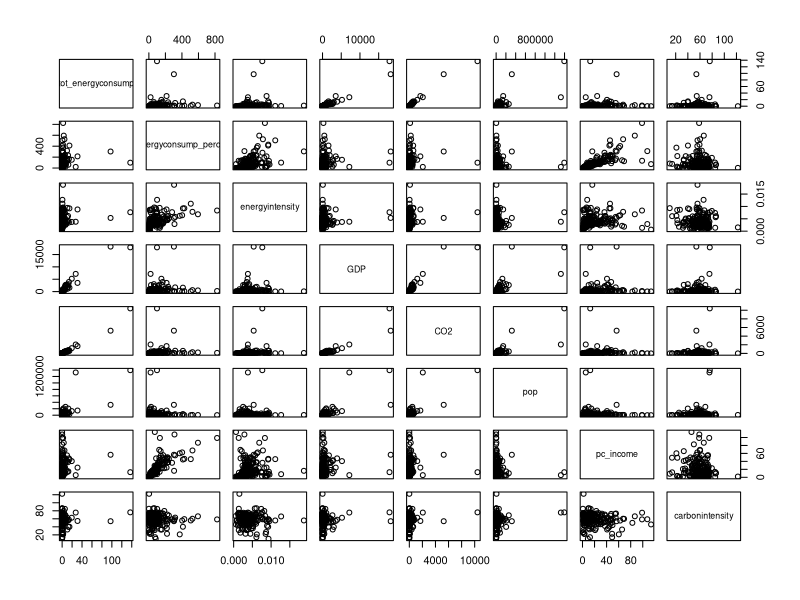
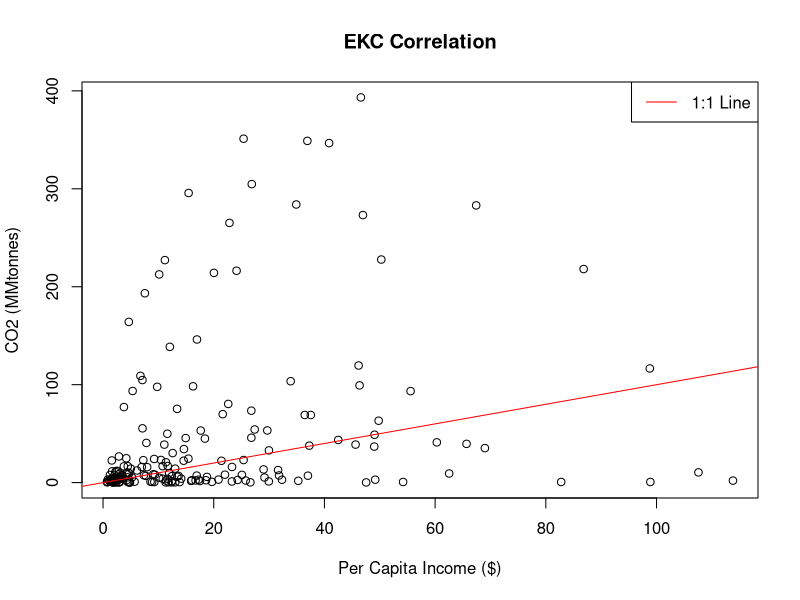
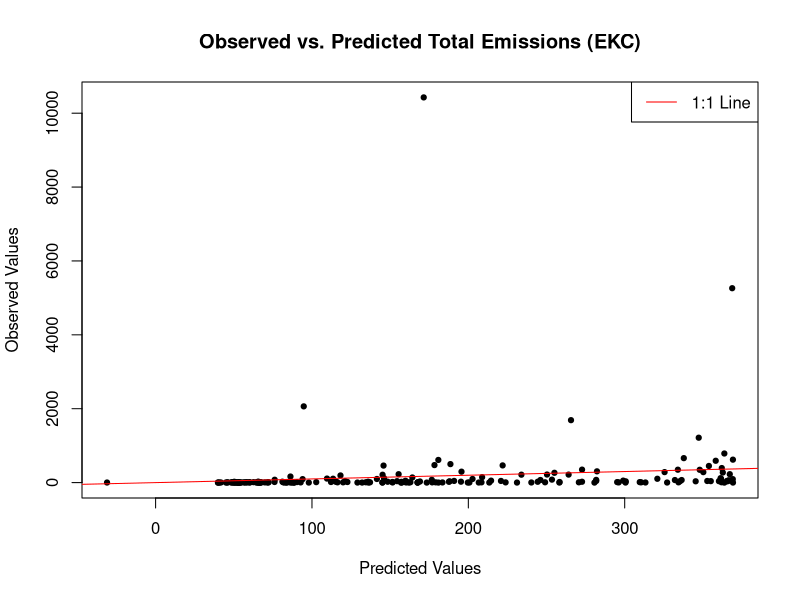
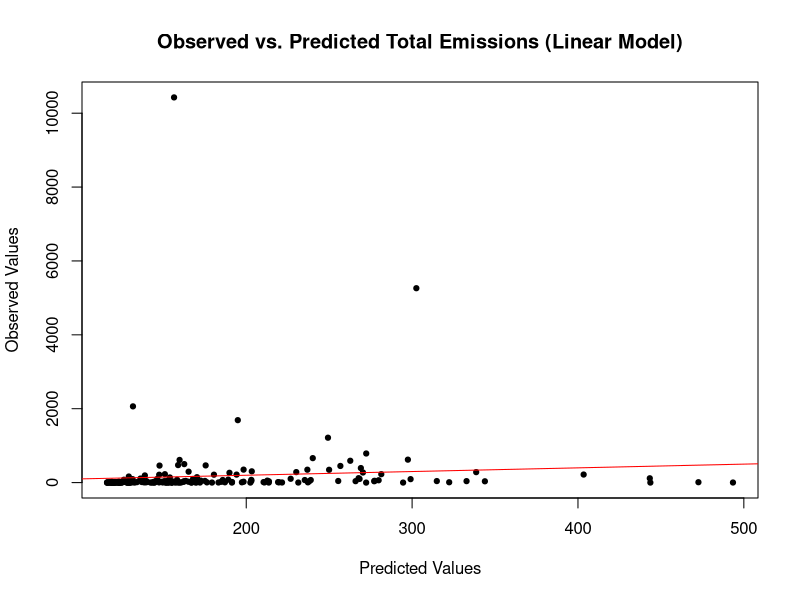
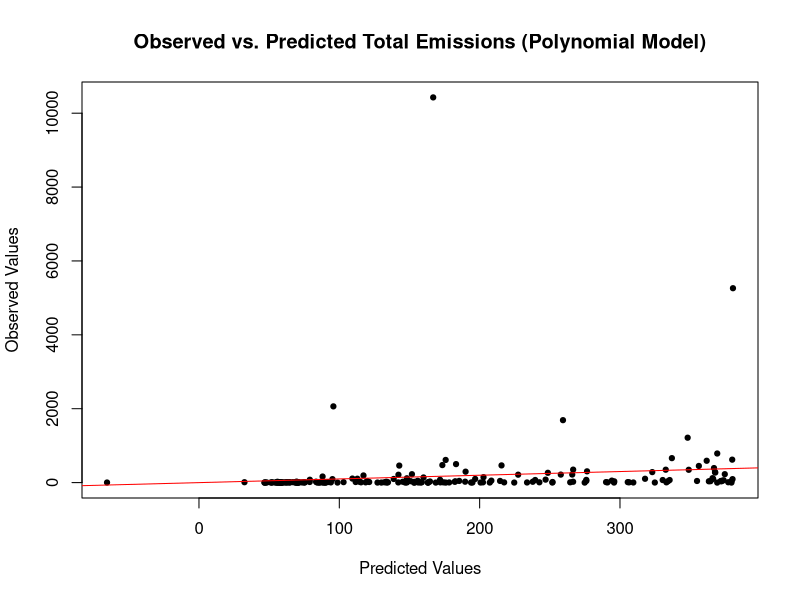
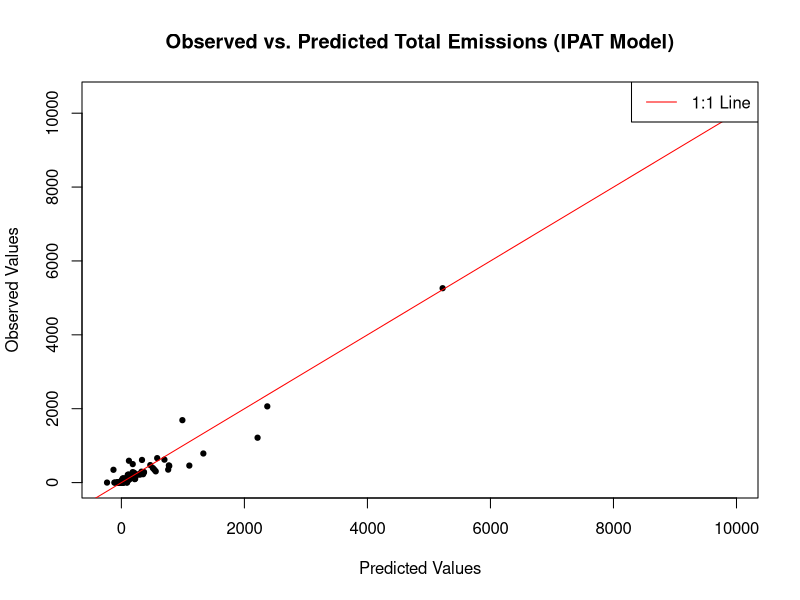
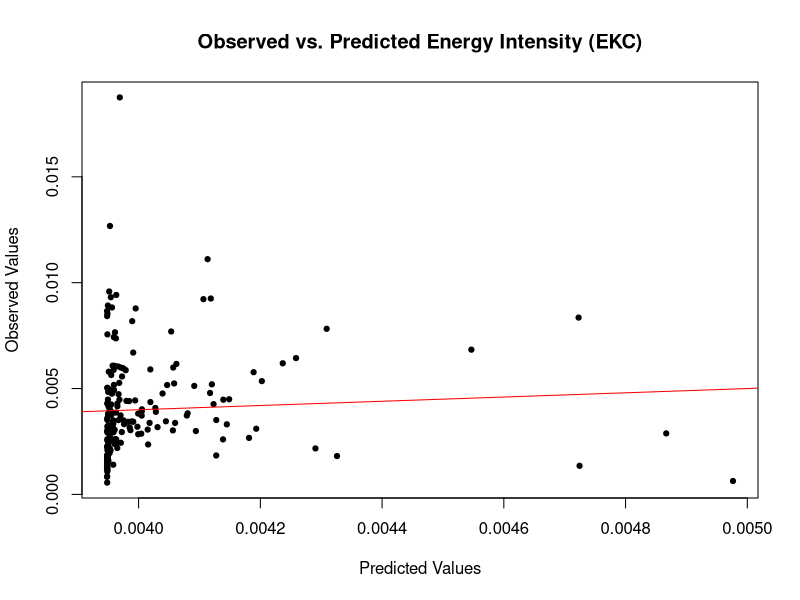
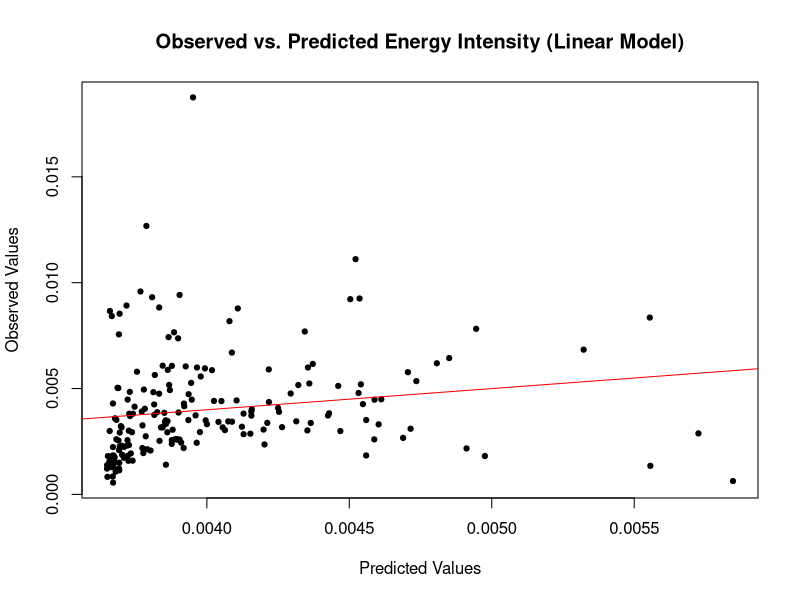

Write R code to recreate these figures, in order.
## ---- chunk 1
knitr::opts_chunk$set(echo = TRUE)
## ---- chunk 2
install.packages("readxl", repos = "http://cran.us.r-project.org")
install.packages("plotrix", repos = "http://cran.us.r-project.org")
library("readxl")
library(plotrix)
## ---- chunk 3
# Read in the files
data_tot_energyconsump <- read_excel("exam2data_fall22.xlsx", sheet = "total energy consumption", na = "--")
data_energyconsump_percap <- read_excel("exam2data_fall22.xlsx", sheet = "energy consumption per capita", na = "--")
data_energyintensity <- read_excel("exam2data_fall22.xlsx", sheet = "Energy$(Energy intensity)", na = "--")
data_GDP <- read_excel("exam2data_fall22.xlsx", sheet = "GDP", na = "--")
data_CO2 <- read_excel("exam2data_fall22.xlsx", sheet = "CO2emissions", na = "--")
data_pop <- read_excel("exam2data_fall22.xlsx", sheet = "population", na = "--")
## ---- chunk 4
# Select 2015 from each sheet and add to a new data frame
data = data.frame(matrix(nrow=231,ncol=0))
data$tot_energyconsump = data_tot_energyconsump$"2015"
data$energyconsump_percap = data_energyconsump_percap$"2015"
data$energyintensity = data_energyintensity$"2015"
data$GDP = data_GDP$"2015"
data$CO2 = data_CO2$"2015"
data$pop = data_pop$"2015"

# Set Row Names
row.names(data) <- data_pop$...2

# Remove World row
data = data[-1, ]

# Replace more NAs
data[data == 0] <- NA
data[data == "NA"] <- NA

# Create a Row Names vector

RowNames = row.names(data)

# Make sure values are numeric
data$energyconsump_percap = as.numeric(data$energyconsump_percap)
data$energyintensity = as.numeric(data$energyintensity)
data$GDP = as.numeric(data$GDP)
data$pop = as.numeric(data$pop)
## ---- chunk 5
# Per capita income (GDP/person)
# Multiply GDP by 1B as it's given in billions
# Multiply pop by 1M as it's given in millions
data$pc_income = (data$GDP * 1000000000) / (data$pop * 1000000)

# Energy Intensity (BTU/$ GDP)
# Divide by 1000 to remove 1000 BTU
data$energyintensity = data$energyintensity / 1000

# Carbon Intensity (CO2/BTU)
# Currently in units of MMtonnes CO2 / quad Btu
data$carbonintensity = data$CO2 / data$tot_energyconsump
## ---- chunk 6
# Create pairs plot and correlation values
pairs(data)
cor(data, use = "pairwise.complete.obs")
## ---- chunk 7
# EKC plot
row.names(data) <- 1:230
zoomed.data <- data[data$CO2 < 400,]
plot(zoomed.data$pc_income, zoomed.data$CO2, xlab = "Per Capita Income ($)", ylab = "CO2 (MMtonnes)", main = "EKC Correlation")
abline(a = 0, b = 1, col = "red")
legend("topright", legend = "1:1 Line", col = "red", lty = 1)

# Reset row names
row.names(data) <- RowNames

# Remove NAs
data = na.omit(data[])
## ---- chunk 8
# Model including only total emissions and per capita income (EKC)
# added in quadratic using https://www.spsanderson.com/steveondata/posts/2023-11-17/index.html
# add in quadratic by squaring the pc_income column
data$pc_income_sq = -(data$pc_income^2)

fit_totem_pcinc_EKC = lm(CO2 ~ pc_income + pc_income_sq, data)
summary(fit_totem_pcinc_EKC)
our_aic = AIC(fit_totem_pcinc_EKC)
print(our_aic)

plot(predict(fit_totem_pcinc_EKC),data$CO2, pch = 19, cex = 0.7, xlab = "Predicted Values", ylab = "Observed Values", main = "Observed vs. Predicted Total Emissions (EKC)")
abline(a = 0, b = 1, col = "red")
legend("topright", legend = "1:1 Line", col = "red", lty = 1)

# Linear Model
fit_totem_pcinc = lm(CO2 ~ pc_income, data)
summary(fit_totem_pcinc)
our_aic = AIC(fit_totem_pcinc)
print(our_aic)

plot(predict(fit_totem_pcinc),data$CO2, pch = 19, cex = 0.7, xlab = "Predicted Values", ylab = "Observed Values", main = "Observed vs. Predicted Total Emissions (Linear Model)")
abline(a = 0, b = 1, col = "red")

# Polynomial Model
fit_totem_poly = lm(CO2 ~ I(pc_income) + I(pc_income^2) + I(pc_income^3), data)
summary(fit_totem_poly)
our_aic = AIC(fit_totem_poly)
print(our_aic)

plot(predict(fit_totem_poly),data$CO2, pch = 19, cex = 0.7, xlab = "Predicted Values", ylab = "Observed Values", main = "Observed vs. Predicted Total Emissions (Polynomial Model)")
abline(a = 0, b = 1, col = "red")

# IPAT
fit_IPAT = lm(CO2 ~ pop * pc_income * carbonintensity, data)
summary(fit_IPAT)
our_aic = AIC(fit_IPAT)
print(our_aic)

plot(predict(fit_IPAT),data$CO2, pch = 19, cex = 0.7, xlab = "Predicted Values", ylab = "Observed Values", main = "Observed vs. Predicted Total Emissions (IPAT Model)")
abline(a = 0, b = 1, col = "red")
legend("topright", legend = "1:1 Line", col = "red", lty = 1)

## ---- chunk 9
# Model including only total emissions and per capita income (EKC)
# added in quadratic using https://www.spsanderson.com/steveondata/posts/2023-11-17/index.html
fit_ei_pcinc_EKC = lm(energyintensity ~ pc_income_sq, data)
summary(fit_ei_pcinc_EKC)
our_aic = AIC(fit_ei_pcinc_EKC)
print(our_aic)

plot(predict(fit_ei_pcinc_EKC),data$energyintensity, pch = 19, cex = 0.7, xlab = "Predicted Values", ylab = "Observed Values", main = "Observed vs. Predicted Energy Intensity (EKC)")
abline(a = 0, b = 1, col = "red")

# Linear Model
fit_ei_pcinc = lm(energyintensity ~ pc_income, data)
summary(fit_ei_pcinc)
our_aic = AIC(fit_ei_pcinc)
print(our_aic)

plot(predict(fit_ei_pcinc),data$energyintensity, pch = 19, cex = 0.7, xlab = "Predicted Values", ylab = "Observed Values", main = "Observed vs. Predicted Energy Intensity (Linear Model)")
abline(a = 0, b = 1, col = "red")

# Polynomial Model
fit_ei_poly = lm(energyintensity ~ I(pc_income) + I(pc_income^2) + I(pc_income^3), data)
summary(fit_ei_poly)
our_aic = AIC(fit_ei_poly)
print(our_aic)

plot(predict(fit_ei_poly),data$energyintensity, pch = 19, cex = 0.7, xlab = "Predicted Values", ylab = "Observed Values", main = "Observed vs. Predicted Energy Intensity (Polynomial Model)")
abline(a = 0, b = 1, col = "red")
## ---- chunk 10
# Model including only total emissions and per capita income (EKC)
# added in quadratic using https://www.spsanderson.com/steveondata/posts/2023-11-17/index.html
fit_ci_pcinc_EKC = lm(carbonintensity ~ pc_income_sq, data)
summary(fit_ci_pcinc_EKC)
our_aic = AIC(fit_ci_pcinc_EKC)
print(our_aic)

plot(predict(fit_ci_pcinc_EKC),data$carbonintensity, pch = 19, cex = 0.7, xlab = "Predicted Values", ylab = "Observed Values", main = "Observed vs. Predicted Carbon Intensity (EKC)")
abline(a = 0, b = 1, col = "red")

# Linear Model
fit_ci_pcinc = lm(carbonintensity ~ pc_income, data)
summary(fit_ci_pcinc)
our_aic = AIC(fit_ci_pcinc)
print(our_aic)

plot(predict(fit_ci_pcinc),data$carbonintensity, pch = 19, cex = 0.7, xlab = "Predicted Values", ylab = "Observed Values", main = "Observed vs. Predicted Carbon Intensity (Linear Model)")
abline(a = 0, b = 1, col = "red")

# Polynomial Model
fit_ci_poly = lm(carbonintensity ~ I(pc_income) + I(pc_income^2) + I(pc_income^3), data)
summary(fit_ci_poly)
our_aic = AIC(fit_ci_poly)
print(our_aic)

plot(predict(fit_ci_poly),data$carbonintensity, pch = 19, cex = 0.7, xlab = "Predicted Values", ylab = "Observed Values", main = "Observed vs. Predicted Carbon Intensity (Polynomial Model)")
abline(a = 0, b = 1, col = "red")
